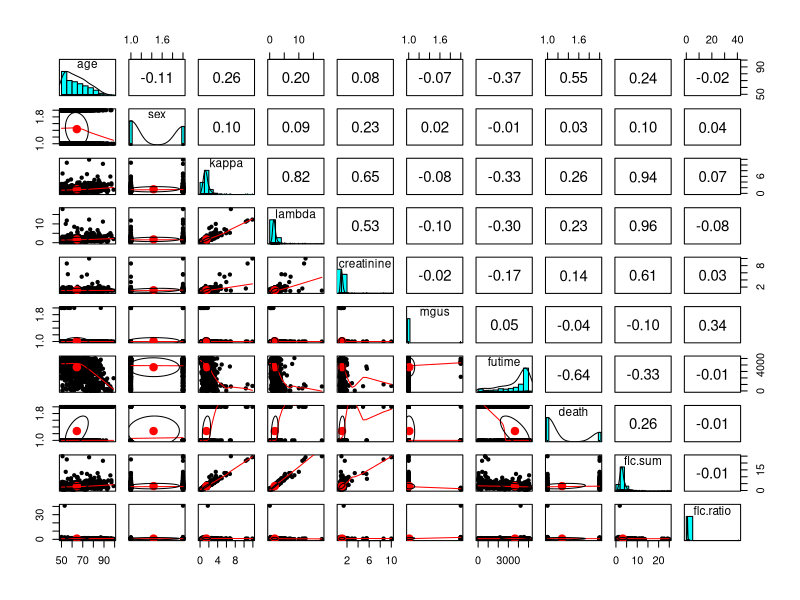
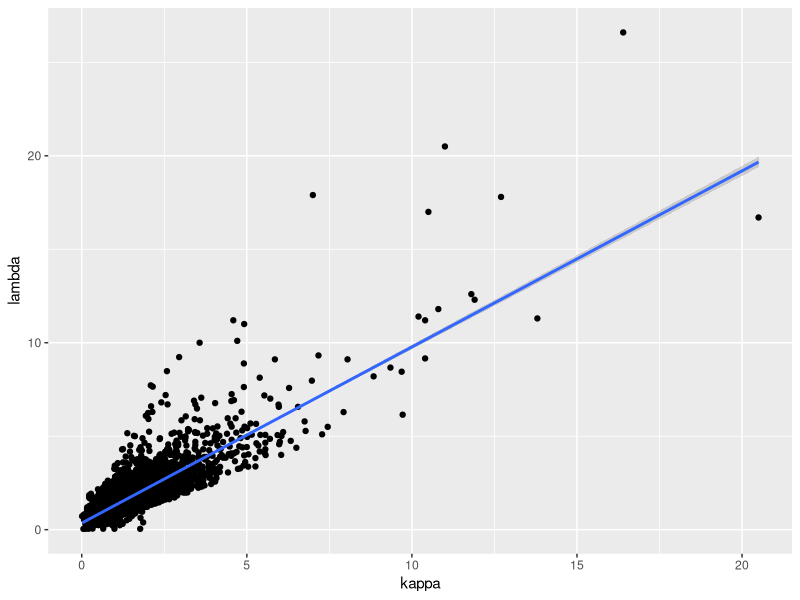
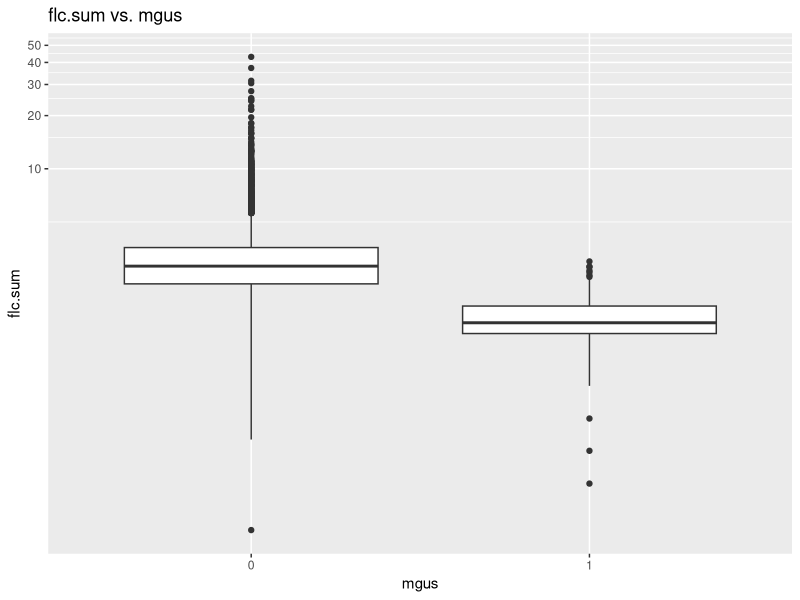
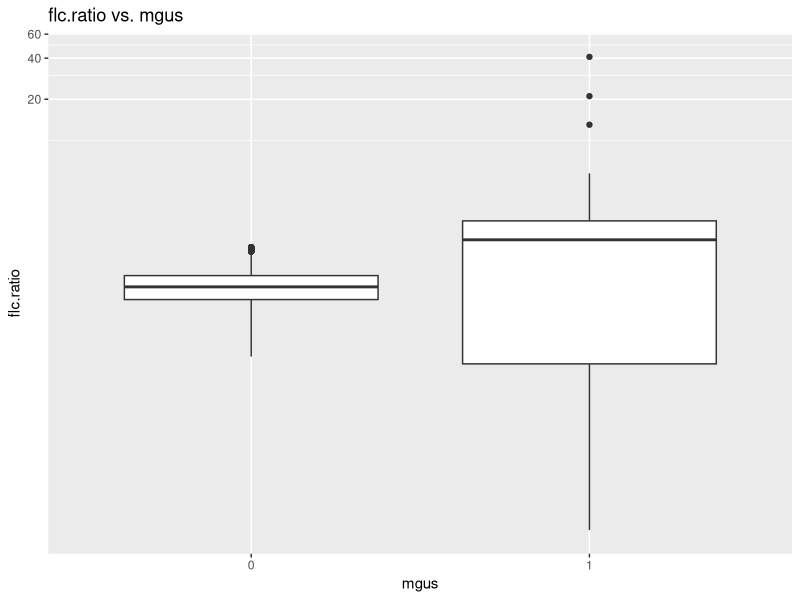
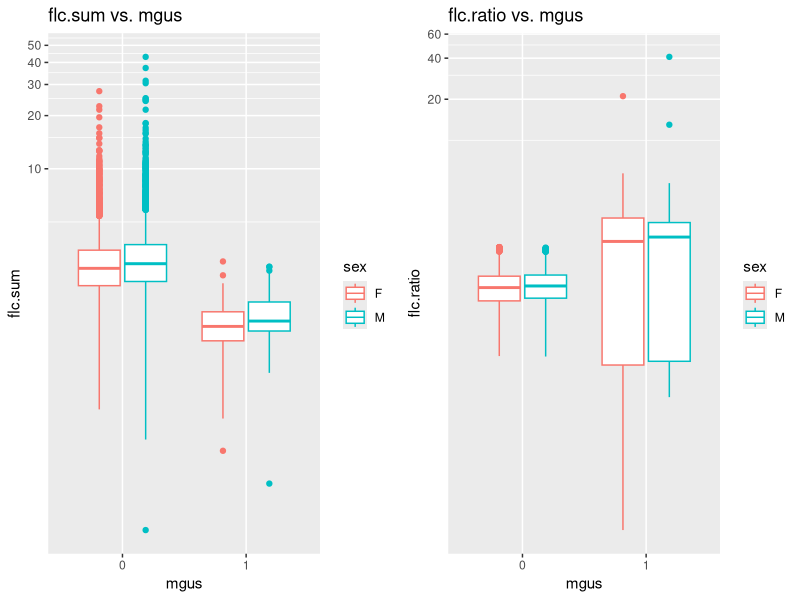
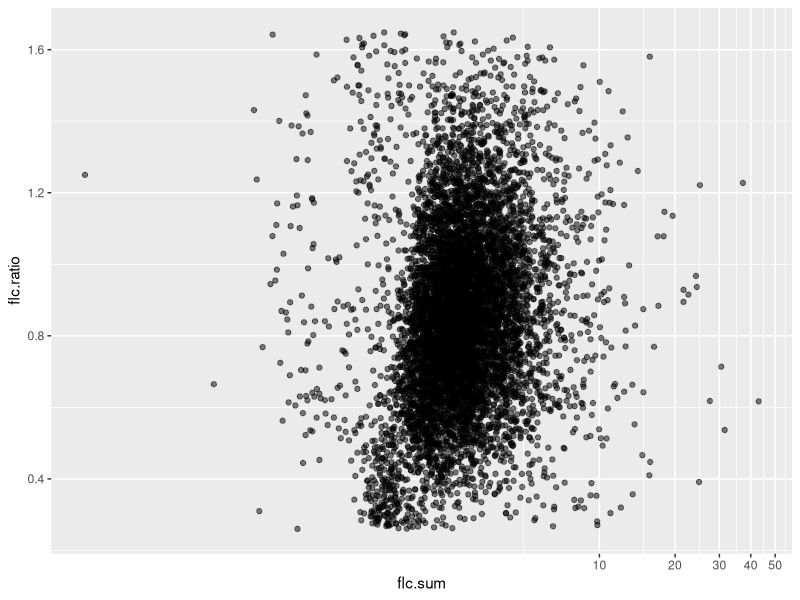
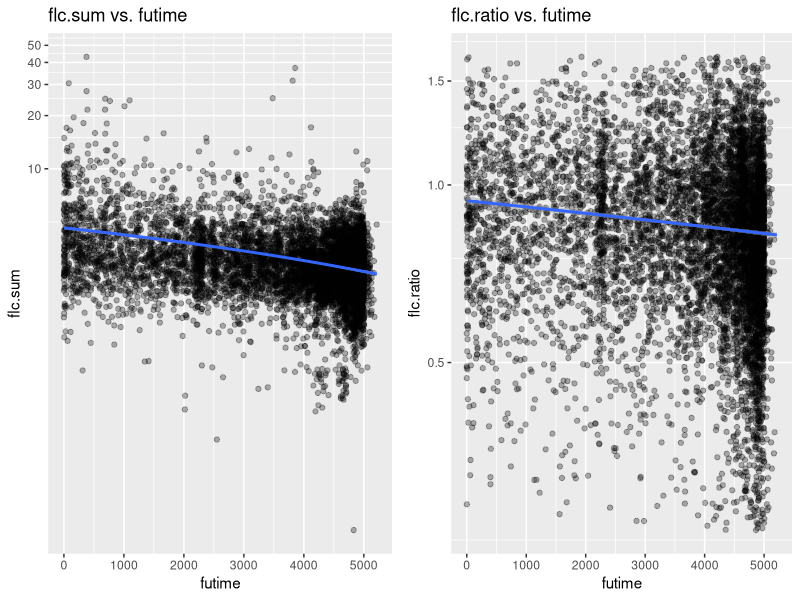
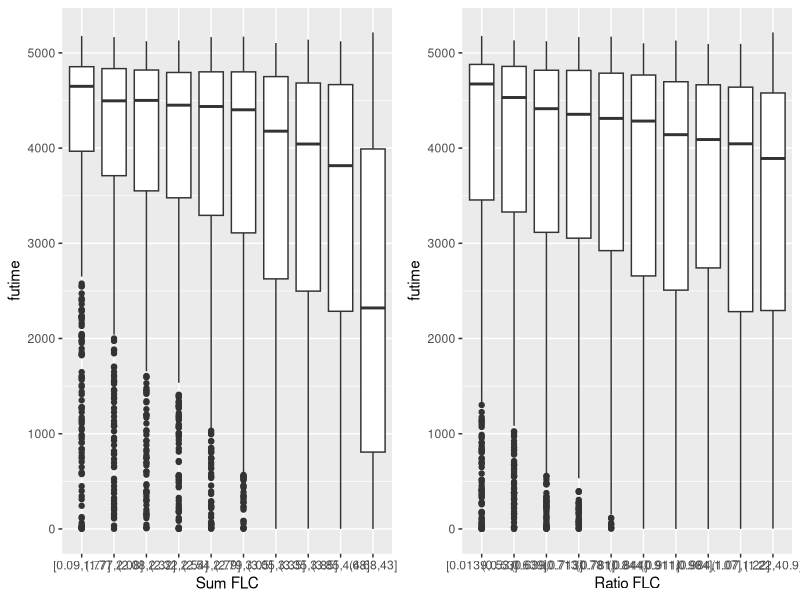

The R source for these figures, in order:
## ---- chunk 1
require('survival')
require('ggplot2')
require('dplyr')
require('psych')
require('gridExtra')
## ---- chunk 2
flc <- tbl_df(flchain)
str(flc)
## ---- chunk 3
summary(flc)
## ---- chunk 4
flc$mgus <- as.factor(flc$mgus)
table(flc$mgus)
flc$death <- as.factor(flc$death)
table(flc$death)
## ---- chunk 5
table.NA <- flc%>% select(death, chapter)%>%
  filter(death == 0)
table(table.NA$chapter, exclude = NULL)
## ---- chunk 6
flc1 <- flc%>%
  select(age, sex, kappa, lambda, creatinine, mgus, futime, death)%>%
  mutate(flc.sum=kappa+lambda, flc.ratio = kappa/lambda)
  
## ---- chunk 7
set.seed(0)
flcsample <- flc1[sample(1:nrow(flc1), 1000, replace=FALSE),] 
pairs.panels(flcsample)
## ---- chunk 8
ggplot(flc1, aes(x = kappa, y = lambda)) + geom_point() + geom_smooth(method = 'lm')
cor(flchain$kappa, flchain$lambda)
## ---- chunk 9
ggplot(flc1, aes(x=mgus, y=flc.sum)) + 
  geom_boxplot() + 
  coord_trans(y = "log10") +
  ggtitle("flc.sum vs. mgus")
## ---- chunk 10
t.test(flc1$flc.sum~flc1$mgus) 
## ---- chunk 11
ggplot(flc1, aes(x=mgus, y=flc.ratio)) + 
  geom_boxplot() + 
  coord_trans(y = "log10") +
  ggtitle("flc.ratio vs. mgus")
t.test(flc1$flc.ratio~flc1$mgus)
## ---- chunk 12
p1 <- ggplot(flc1, aes(x=mgus, y=flc.sum, colour=sex)) + 
  geom_boxplot() + 
  coord_trans(y = "log10") +
  ggtitle("flc.sum vs. mgus")
p2 <- ggplot(flc1, aes(x=mgus, y=flc.ratio, colour=sex)) + 
  geom_boxplot() + 
  coord_trans(y = "log10") +
  ggtitle("flc.ratio vs. mgus")
grid.arrange(p1, p2, ncol=2)
## ---- chunk 13
flc2 <- flc1%>%
  filter(mgus == 0)%>%
  select(age, sex, creatinine, futime, flc.sum, flc.ratio)
## ---- chunk 14
ggplot(flc2, aes(x=flc.sum, y=flc.ratio)) + geom_point(alpha = 0.5) + coord_trans(x = "log10")
cor(flc2$flc.sum, flc2$flc.ratio)
## ---- chunk 15
p3 <- ggplot(flc2, aes(x = futime, y = flc.sum)) + 
  geom_point(alpha = 0.3) + 
  coord_trans(y = "log10") + 
  geom_smooth(method='lm') +
  ggtitle("flc.sum vs. futime") +
  theme(legend.position="none")
p4 <- ggplot(flc2, aes(x = futime, y = flc.ratio)) + 
  geom_point(alpha = 0.3) + 
  coord_trans(y = "log10") + 
  geom_smooth(method='lm') +
  ggtitle("flc.ratio vs. futime") +
  theme(legend.position="none")
grid.arrange(p3, p4, ncol=2)
## ---- chunk 16
flc2$sum.decile <- cut(flc2$flc.sum, 
                       breaks=quantile(flc1$flc.sum, prob = seq(0, 1, length = 11), type = 5), 
                       include.lowest=TRUE)
p5 <- ggplot(flc2, aes(x=sum.decile, y=futime)) + 
  geom_boxplot() + 
  xlab("Sum FLC")

flc2$ratio.decile <- cut(flc2$flc.ratio, 
                         breaks=quantile(flc1$flc.ratio, prob = seq(0, 1, length = 11), type = 5), 
                         include.lowest=TRUE)
p6 <- ggplot(flc2, aes(x=ratio.decile, y=futime)) + 
  geom_boxplot() + 
  xlab("Ratio FLC")

grid.arrange(p5, p6, ncol=2)
## ---- chunk 17
flc3 <- flc2 %>%
  filter(complete.cases(creatinine))

p7 <- ggplot(flc3, aes(x = futime, y = creatinine)) + 
  geom_point(alpha = 0.3) + 
  geom_smooth(method ='lm') +
  coord_trans(y = "log10")
  ggtitle("creatinine vs. futime") 
## ---- chunk 18
flc3$creatinine.quant <- cut(flc3$creatinine, 
                             breaks=quantile(flc3$creatinine, prob = seq(0, 1, 0.25), type = 7), 
                             include.lowest=TRUE)
p8 <- ggplot(flc3, aes(x=creatinine.quant, y=futime)) + 
  geom_boxplot() +
  xlab('creatinine')
grid.arrange(p7, p8, ncol=2)
